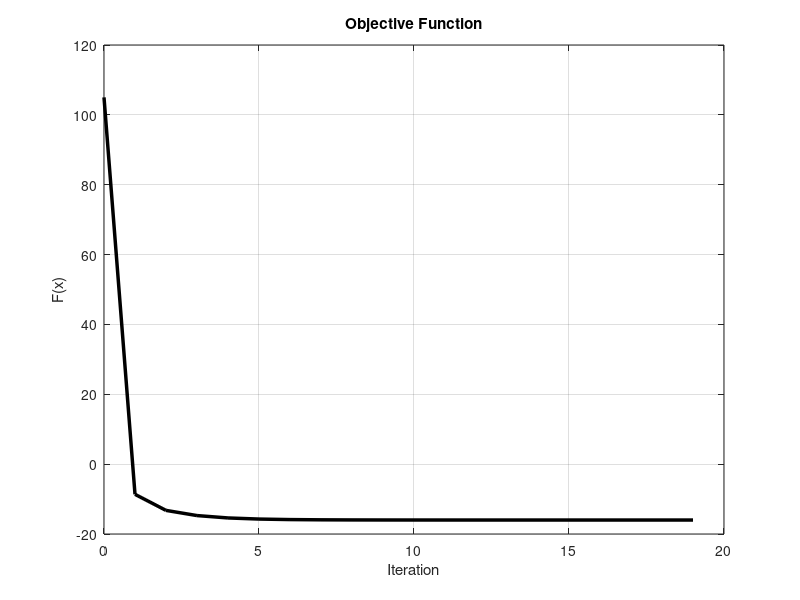

Write MATLAB code to recreate this figure.
% gradient descent
clc; clear all;
k = 1; k_max = 20; f = []; g = []; % initializing variables 

%%%%%%%%%%%%%%%%%%%%%%%%%%% entry of parameters %%%%%%%%%%%%%%%%%%%%%%%%%%%
ep = 1e-3;    % tolerance
x  = [1; 10]; % initial guess
alpha = 2e-1; % step size
F  = @(x1,x2) x1.^2 +2.*x2.^2 +x1.*x2 -6.*x1 -10.*x2; % objective function
Gr = @(x1,x2) [2*x1+x2-6; 4*x2+x1-10];                % analytical gradient
show = @(k,x) fprintf('k = %2d: x = %-10s, F(x) = %.4f\n', k, mat2str(x,2), F(x(1),x(2)));
%%%%%%%%%%%%%%%%%%%%%%%%%%%%%%%%%%%%%%%%%%%%%%%%%%%%%%%%%%%%%%%%%%%%%%%%%%%

f(k)   = F(x(1),x(2));      % calculate objective for x_0
g(:,k) = Gr(x(1),x(2));     % calculate gradient for x_0
show(k-1,x);                % show initial values
while ( k < k_max && abs(g(end)) > ep)
    k = k+1;
    d = -Gr(x(1),x(2));     % descent direction
    x = x +alpha*d;         % gradient descent 

    f(k) = F(x(1),x(2));    % evaluate objective function
    show(k-1,x);            % show progress
end

plot(0:k-1, f, 'LineWidth',2.5, 'color','k'); grid on;
title('Objective Function'); xlabel('Iteration'); ylabel('F(x)');
